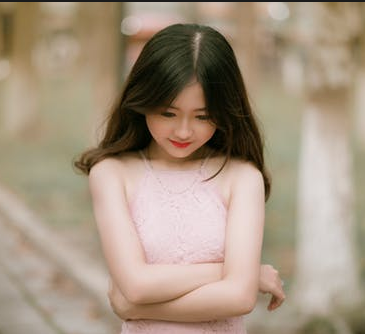
//> input picture project_code/images/test.png, 365 x 334 px
$ ./VC_FANFUHAN_OPENCV010   (built with g++ and OpenCV 4)
//> lines starting //> are read from the running program, lines starting //| are printed output that depends on the picture; after the words box and inside, x2 and y2 are one past the last pixel; in counts of white or black regions, pixels touching at a corner belong together
### project_code/VC_FANFUHAN_OPENCV/VC_FANFUHAN_OPENCV003/stdafx.h
// stdafx.h : 可在此標頭檔中包含標準的系統 Include 檔，
// 或是經常使用卻很少變更的
// 專案專用 Include 檔案
//

#pragma once

#include "targetver.h"

#include <stdio.h>
#include <tchar.h>


// TODO:  在此參考您的程式所需要的其他標頭

### project_code/VC_FANFUHAN_OPENCV/VC_FANFUHAN_OPENCV010/stdafx.h
// stdafx.h : 可在此標頭檔中包含標準的系統 Include 檔，
// 或是經常使用卻很少變更的
// 專案專用 Include 檔案
//

#pragma once

#include "targetver.h"

#include <stdio.h>
#include <tchar.h>


// TODO:  在此參考您的程式所需要的其他標頭

### project_code/VC_FANFUHAN_OPENCV/VC_FANFUHAN_OPENCV010/VC_FANFUHAN_OPENCV010.cpp
// VC_FANFUHAN_OPENCV010.cpp : 定義主控台應用程式的進入點。
//
/*
// Debug | x32
通用屬性
| C/C++
|	| 一般
|		| 其他 Include 目錄 -> C:\opencv\build\include
|
| 連結器
| 	|一一般
|		|  其他程式庫目錄 -> C:\opencv\build\x64\vc15\lib
|
| 	|一輸入
|		| 其他相依性 -> opencv_world411d.lib;%(AdditionalDependencies)

// Releas | x64
組態屬性
| C/C++
|	| 一般
|		| 其他 Include 目錄 -> C:\opencv\build\include
|
| 連結器
| 	|一般
|		| 其他程式庫目錄 -> C:\opencv\build\x64\vc15\lib
|
| 	|一輸入
|		| 其他相依性 -> opencv_world411.lib;%(AdditionalDependencies)

*/
#include "stdafx.h"
#include <iostream>
#include <opencv2/opencv.hpp>
#include <opencv2/core/core.hpp>
#include <opencv2/highgui/highgui.hpp>

using namespace std;
using namespace cv;

void pause()
{
	printf("Press Enter key to continue...");
	fgetc(stdin);
}
int main()
{
	Mat src_bgr = imread("../../images/test.png");
//> src_bgr is the input picture: 334 rows x 365 cols, CV_8UC3; mean B, G, R 128.5, 147.9, 165.4
	Mat src_gray;

	cvtColor(src_bgr, src_gray, COLOR_BGR2GRAY);
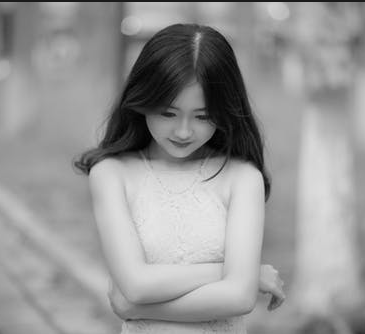
//> src_gray: 334 rows x 365 cols, CV_8UC1; min 0, max 235, mean 150.9

	if (src_bgr.empty() || src_gray.empty())
	{
		cout << "could not load image.." << endl;
		pause();
		return -1;
	}
	else
	{
		imshow("input_bgr", src_bgr);
		imshow("input_gray", src_gray);

		// 计算灰度图像的最大最小值
		double minVal, maxVal;
		Point minLoc, maxLoc;//座標位置
		/*
		1  minMaxLoc尋找矩陣(一維陣列當作向量,用Mat定義) 中最小值和最大值的位置.
		2  參數若不需要,則置為NULL或者0,即可.
		3  minMaxLoc針對Mat和MatND的重載中 ,第5個參數是可選的(optional),不使用不傳遞即可.
		*/
		minMaxLoc(src_gray, &minVal, &maxVal, &minLoc, &maxLoc);//搜尋灰階影像中的最大與最小值
//> minVal = 0; maxVal = 235; minLoc = Point(144, 146); maxLoc = Point(168, 193)
		cout << "paramenters of src_gray:" << endl;
		printf("min:%.2f, max:%.2f \n", minVal, maxVal);
//| min:0.00, max:235.00
		printf("min loc: (%d, %d) \n", minLoc.x, minLoc.y);
//| min loc: (144, 146)
		printf("max loc: (%d, %d) \n", maxLoc.x, maxLoc.y);
//| max loc: (168, 193)

		Mat mean_g, stddev_g;
		/*
		計算矩陣的均值和標準偏差。
		C++: void meanStdDev(InputArray src,OutputArray mean, OutputArray stddev, InputArray mask=noArray())
		C: void cvAvgSdv(constCvArr* arr, CvScalar* mean, CvScalar* std_dev, const CvArr* mask=NULL )
		Python: cv.AvgSdv(arr,mask=None) -> (mean, stdDev)
		parameter：
		src：輸入矩陣，這個矩陣應該是1-4通道的，這可以將計算結果存在Scalar_ ‘s中
		mean：輸出引數，計算均值
		stddev：輸出引數，計算標準差
		mask：可選引數
		*/
		meanStdDev(src_gray, mean_g, stddev_g);
//> mean_g = [150.9]; stddev_g = [51.39]
		printf("gray channel mean:%.2f, stddev: %.2f \n\n", mean_g.at<double>(0, 0), stddev_g.at<double>(0, 0));
//| gray channel mean:150.93, stddev: 51.39
		for (int row = 0; row < src_bgr.rows; ++row) {
			for (int col = 0; col < src_bgr.cols; ++col) {
				Vec3b bgr = src_gray.at<Vec3b>(row, col);
				bgr[0] = bgr[0] < mean_g.at<double>(0, 0) ? 0 : 255;
				src_gray.at<Vec3b>(row, col) = bgr;
			}
		}
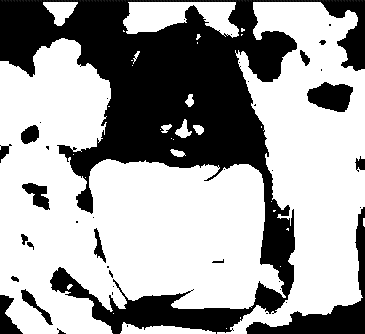
//> src_gray: 334 rows x 365 cols, CV_8UC1; min 0, max 255, mean 161.6
		imshow("gray_binary", src_gray);

		// 普通图像转二值图像 [彩色二值化圖]
		Mat mean, stddev;
		meanStdDev(src_bgr, mean, stddev);
//> mean = [128.5, 147.9, 165.4]; stddev = [55.42, 50.41, 53.14]
		cout << "paramenters of src_bgr:" << endl;
		printf("blue channel mean:%.2f, stddev: %.2f \n", mean.at<double>(0, 0), stddev.at<double>(0, 0));
//| blue channel mean:128.54, stddev: 55.42
		printf("green channel mean:%.2f, stddev: %.2f \n", mean.at<double>(1, 0), stddev.at<double>(1, 0));
//| green channel mean:147.92, stddev: 50.41
		printf("red channel mean:%.2f, stddev: %.2f \n", mean.at<double>(2, 0), stddev.at<double>(2, 0));
//| red channel mean:165.38, stddev: 53.14
		for (int row = 0; row < src_bgr.rows; ++row) {
			for (int col = 0; col < src_bgr.cols; ++col) {
				Vec3b bgr = src_bgr.at<Vec3b>(row, col);
				bgr[0] = bgr[0] < mean.at<double>(0, 0) ? 0 : 255;
				bgr[1] = bgr[1] < mean.at<double>(1, 0) ? 0 : 255;
				bgr[2] = bgr[2] < mean.at<double>(2, 0) ? 0 : 255;
				src_bgr.at<Vec3b>(row, col) = bgr;
			}
		}
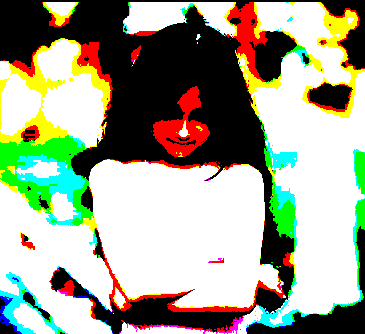
//> src_bgr: 334 rows x 365 cols, CV_8UC3; mean B, G, R 142.1, 163, 159.1
		imshow("bgr_binary", src_bgr);

		waitKey(0);
	}

	return 0;
}

$ run again, with project_code/images/basketball1.png copied over project_code/images/test.png
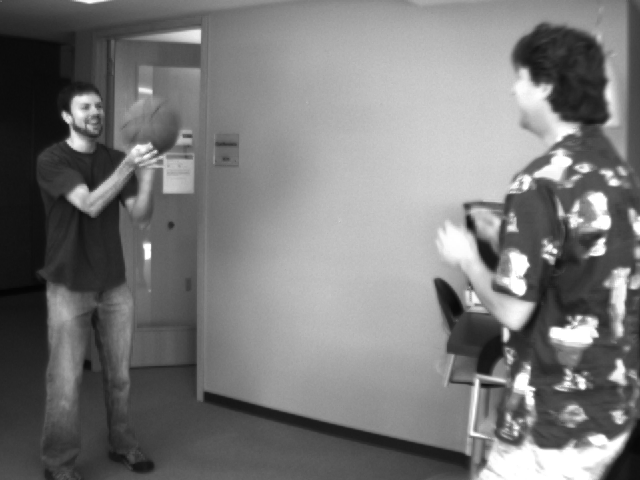
//> input picture project_code/images/basketball1.png, 640 x 480 px
//> src_bgr is the input picture: 480 rows x 640 cols, CV_8UC3; min 4, max 255, mean 120.3
//> minVal = 4; maxVal = 255; minLoc = Point(31, 286); maxLoc = Point(570, 130)
//| min:4.00, max:255.00
//| min loc: (31, 286)
//| max loc: (570, 130)
//> mean_g = [120.3]; stddev_g = [61.67]
//| gray channel mean:120.31, stddev: 61.67
//> after the loop `for (int row = 0; row < src_bgr.rows; ++row)`:
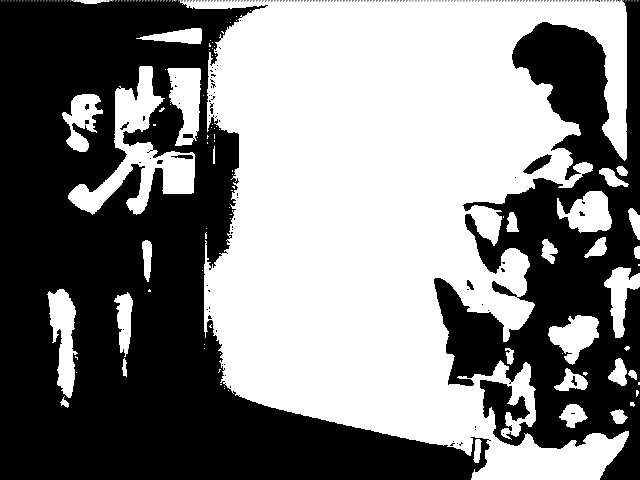
//> src_gray: 480 rows x 640 cols, CV_8UC1; min 0, max 255, mean 129.1
//> mean = [120.3, 120.3, 120.3]; stddev = [61.67, 61.67, 61.67]
//| blue channel mean:120.31, stddev: 61.67
//| green channel mean:120.31, stddev: 61.67
//| red channel mean:120.31, stddev: 61.67
//> after the loop `for (int row = 0; row < src_bgr.rows; ++row)`:
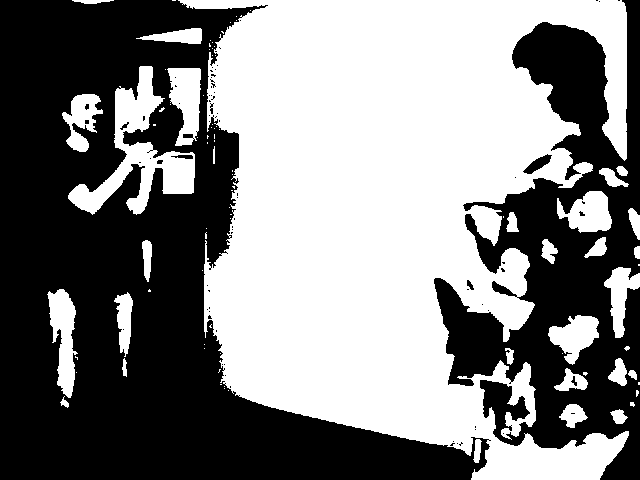
//> src_bgr: 480 rows x 640 cols, CV_8UC3; 50.7% white; 76 black regions (67 under 20 px), largest, box (x1, y1, x2, y2) and area: (0, 0, 491, 480) 107101, (434, 0, 640, 480) 43782, (523, 154, 552, 174) 245
